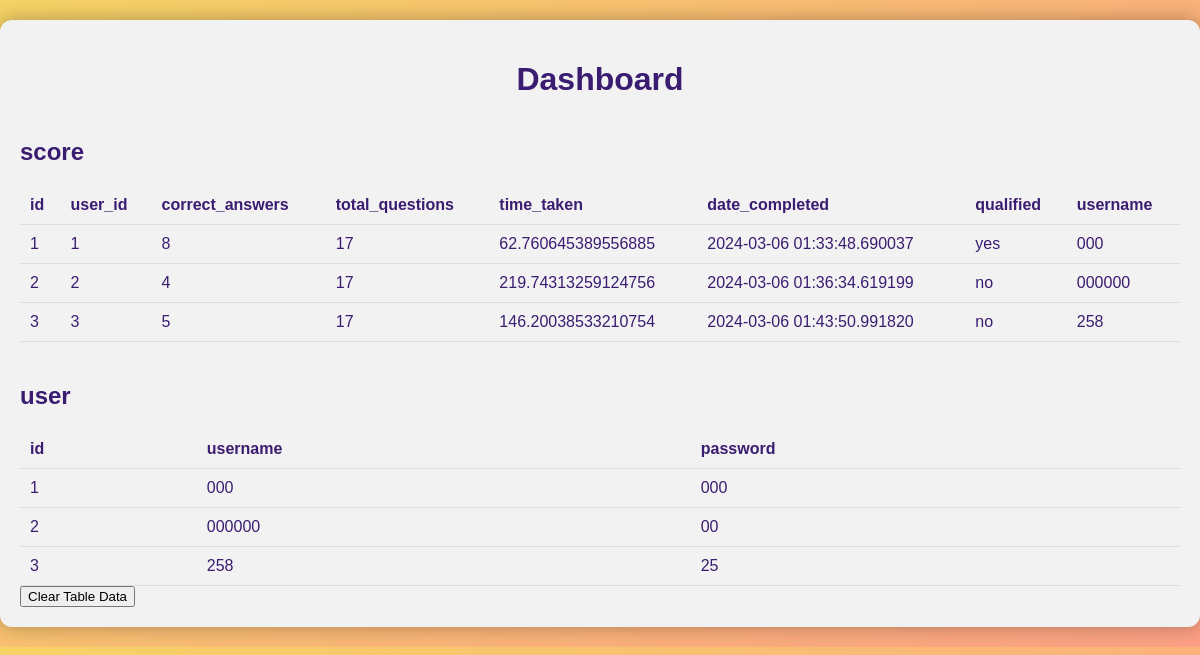
The page /admin on the database its author committed.
### app.py (models this page shows)
class Score(db.Model):
    id = db.Column(db.Integer, primary_key=True)
    user_id = db.Column(db.Integer, db.ForeignKey('user.id'), nullable=False)
    username = db.Column(db.String(100), nullable=False)
    correct_answers = db.Column(db.Integer, nullable=False, default=0)
    total_questions = db.Column(db.Integer, nullable=False, default=0)
    time_taken = db.Column(db.Float, nullable=False, default=0.0)
    date_completed = db.Column(db.DateTime, nullable=False, default=datetime.now)
    qualified = db.Column(db.String(3), nullable=False, default='no')  # Change to string

class User(db.Model):
    id = db.Column(db.Integer, primary_key=True)
    username = db.Column(db.String(100), unique=True, nullable=False)
    password = db.Column(db.String(100), nullable=False)
    scores = db.relationship('Score', backref='user', lazy=True)

### app.py (the view)
@app.route('/admin')
def dashboard():
    db_path = os.path.join(app.instance_path, 'users.db')
    conn = sqlite3.connect(db_path)
    cursor = conn.cursor()
    tables = ['score', 'user']
    data = {}
    for table_name in tables:
        cursor.execute("PRAGMA table_info(" + table_name + ")")
        column_names = cursor.fetchall()
        cursor.execute("SELECT * FROM " + table_name)
        table_data = cursor.fetchall()
        data[table_name] = {'columns': [col[1] for col in column_names], 'data': table_data}
    conn.close()
    return render_template('dashboard.html', data=data)

### app.py (called while the page is built)
@app.after_request
def after_request(response):
    response.headers['X-Frame-Options'] = 'ALLOW-FROM https://www.youtube.com'
    return response

### templates/dashboard.html (shortened to what this page needs)
<!DOCTYPE html>
<html lang="en">
<head>
</head>
<body>
    <div class="container">
        <h1>Dashboard</h1>
        {% for table, table_data in data.items() %}
            <h2>{{ table }}</h2>
            <table>
                <thead>
                    <tr>
                        {% for column in table_data['columns'] %}
                            <th>{{ column }}</th>
                        {% endfor %}
                    </tr>
                </thead>
                <tbody>
                    {% for row in table_data['data'] %}
                        <tr>
                            {% for value in row %}
                                <td>{{ value }}</td>
                            {% endfor %}
                        </tr>
                    {% endfor %}
                </tbody>
            </table>
        {% endfor %}
        <form action="/clear_data" method="POST">
            <button type="submit">Clear Table Data</button>
        </form>
    </div>
</body>
</html>

### templates/dashboard.html (style rules this page uses)
body { font-family: Arial, sans-serif; margin: 0; padding: 0; background: linear-gradient(135deg, #f6d365, #fda085); color: #333; }
.container { max-width: 1200px; margin: 20px auto; padding: 20px; background-color: #f2f2f2; border-radius: 12px; box-shadow: 0 0 20px rgba(0, 0, 0, 0.3); overflow: hidden; }
h1 { text-align: center; margin-bottom: 20px; color: #3a1c71; }
h2 { margin-top: 40px; color: #3a1c71; }
table { width: 100%; border-collapse: collapse; margin-top: 20px; color: #3a1c71; }
th, td { padding: 10px; text-align: left; border-bottom: 1px solid #ddd; }
th { background-color: #f2f2f2; }

### rows shown on the page
Score: row "1" "1" "8" "17", time_taken "62.760645389556885", date_completed "2024-03-06 01:33:48.690037", qualified "yes", username "000"
Score: row "2" "2" "4" "17", time_taken "219.74313259124756", date_completed "2024-03-06 01:36:34.619199", qualified "no", username "000000"
Score: row "3" "3" "5" "17", time_taken "146.20038533210754", date_completed "2024-03-06 01:43:50.991820", qualified "no", username "258"
User: row "1", username "000", password "000"
User: row "2", username "000000", password "00"
User: row "3", username "258", password "25"

### other values the page prints
{{ table }} "score" "user"
{{ column }} "id" "user_id" "correct_answers" "total_questions" "time_taken" "date_completed" "qualified" "username" "id" "username" "password"
